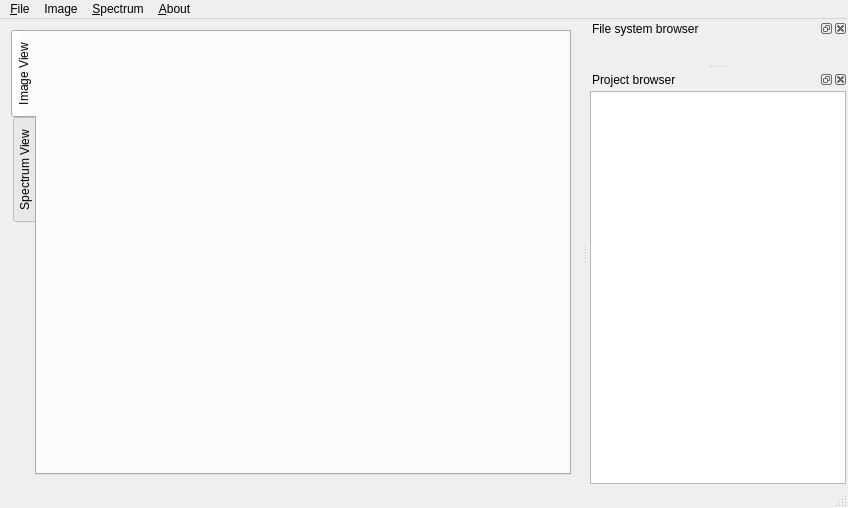
<?xml version="1.0" encoding="UTF-8"?>
<ui version="4.0">
 <class>mainWindow</class>
 <widget class="QMainWindow" name="mainWindow">
  <property name="geometry">
   <rect>
    <x>0</x>
    <y>0</y>
    <width>848</width>
    <height>508</height>
   </rect>
  </property>
  <property name="windowTitle">
   <string>MainWindow</string>
  </property>
  <property name="tabShape">
   <enum>QTabWidget::Rounded</enum>
  </property>
  <widget class="QWidget" name="centerWidget">
   <layout class="QVBoxLayout" name="verticalLayout">
    <item>
     <layout class="QGridLayout" name="mainLayout">
      <property name="horizontalSpacing">
       <number>0</number>
      </property>
      <item row="0" column="0">
       <widget class="QTabWidget" name="tabWidget">
        <property name="tabPosition">
         <enum>QTabWidget::West</enum>
        </property>
        <property name="currentIndex">
         <number>0</number>
        </property>
        <widget class="PlotWindow" name="imageView">
         <property name="sizePolicy">
          <sizepolicy hsizetype="Expanding" vsizetype="Expanding">
           <horstretch>0</horstretch>
           <verstretch>0</verstretch>
          </sizepolicy>
         </property>
         <attribute name="title">
          <string>Image View</string>
         </attribute>
        </widget>
        <widget class="ScanWindow" name="specView">
         <property name="sizePolicy">
          <sizepolicy hsizetype="Expanding" vsizetype="Expanding">
           <horstretch>0</horstretch>
           <verstretch>0</verstretch>
          </sizepolicy>
         </property>
         <attribute name="title">
          <string>Spectrum View</string>
         </attribute>
        </widget>
       </widget>
      </item>
     </layout>
    </item>
   </layout>
  </widget>
  <widget class="QMenuBar" name="menuBar">
   <property name="geometry">
    <rect>
     <x>0</x>
     <y>0</y>
     <width>848</width>
     <height>24</height>
    </rect>
   </property>
   <widget class="QMenu" name="menuFile">
    <property name="title">
     <string>&amp;File</string>
    </property>
    <addaction name="openImagesAction"/>
    <addaction name="saveAnalysisAction"/>
    <addaction name="separator"/>
    <addaction name="exitAction"/>
   </widget>
   <widget class="QMenu" name="menuAbout">
    <property name="title">
     <string>&amp;About</string>
    </property>
    <addaction name="aboutAction"/>
    <addaction name="viewDocsAction"/>
   </widget>
   <widget class="QMenu" name="menuSpectrum">
    <property name="title">
     <string>&amp;Spectrum</string>
    </property>
    <addaction name="showIntensityOverTimeAction"/>
   </widget>
   <widget class="QMenu" name="menuImage">
    <property name="title">
     <string>Image</string>
    </property>
    <addaction name="histogramAction"/>
    <addaction name="filterAction"/>
   </widget>
   <addaction name="menuFile"/>
   <addaction name="menuImage"/>
   <addaction name="menuSpectrum"/>
   <addaction name="menuAbout"/>
  </widget>
  <widget class="QStatusBar" name="statusBar"/>
  <widget class="QDockWidget" name="fileBrowserDock">
   <property name="sizePolicy">
    <sizepolicy hsizetype="Expanding" vsizetype="Expanding">
     <horstretch>0</horstretch>
     <verstretch>0</verstretch>
    </sizepolicy>
   </property>
   <property name="windowTitle">
    <string>File system browser</string>
   </property>
   <attribute name="dockWidgetArea">
    <number>2</number>
   </attribute>
   <widget class="QWidget" name="fileBrowserContents">
    <property name="sizePolicy">
     <sizepolicy hsizetype="Expanding" vsizetype="Expanding">
      <horstretch>0</horstretch>
      <verstretch>0</verstretch>
     </sizepolicy>
    </property>
    <layout class="QHBoxLayout" name="horizontalLayout">
     <property name="margin">
      <number>2</number>
     </property>
     <item>
      <widget class="FileSystemBrowser" name="fileBrowser" native="true">
       <property name="sizePolicy">
        <sizepolicy hsizetype="Expanding" vsizetype="Expanding">
         <horstretch>0</horstretch>
         <verstretch>0</verstretch>
        </sizepolicy>
       </property>
      </widget>
     </item>
    </layout>
   </widget>
  </widget>
  <widget class="QDockWidget" name="projectBrowserDock">
   <property name="windowTitle">
    <string>Project browser</string>
   </property>
   <attribute name="dockWidgetArea">
    <number>2</number>
   </attribute>
   <widget class="QWidget" name="projectBrowserContents">
    <layout class="QHBoxLayout" name="horizontalLayout_2">
     <property name="spacing">
      <number>2</number>
     </property>
     <property name="margin">
      <number>2</number>
     </property>
     <item>
      <widget class="ProjectView" name="projectBrowser"/>
     </item>
    </layout>
   </widget>
  </widget>
  <action name="openImagesAction">
   <property name="text">
    <string>&amp;Open Images</string>
   </property>
   <property name="statusTip">
    <string>Opens raw images</string>
   </property>
   <property name="shortcut">
    <string>Ctrl+O</string>
   </property>
  </action>
  <action name="saveAnalysisAction">
   <property name="text">
    <string>Save Analysis</string>
   </property>
   <property name="statusTip">
    <string>Saving analysis..</string>
   </property>
   <property name="shortcut">
    <string>Ctrl+S</string>
   </property>
  </action>
  <action name="exitAction">
   <property name="text">
    <string>Exit</string>
   </property>
   <property name="toolTip">
    <string>Close the RIXS tool</string>
   </property>
   <property name="shortcutContext">
    <enum>Qt::ApplicationShortcut</enum>
   </property>
  </action>
  <action name="aboutAction">
   <property name="text">
    <string>About RIXS Tool</string>
   </property>
  </action>
  <action name="viewDocsAction">
   <property name="text">
    <string>View Documentation</string>
   </property>
   <property name="shortcut">
    <string>F1</string>
   </property>
  </action>
  <action name="showIntensityOverTimeAction">
   <property name="enabled">
    <bool>false</bool>
   </property>
   <property name="text">
    <string>Show intensity over time</string>
   </property>
  </action>
  <action name="histogramAction">
   <property name="text">
    <string>Show Histogram</string>
   </property>
  </action>
  <action name="filterAction">
   <property name="text">
    <string>&amp;Filter</string>
   </property>
   <property name="toolTip">
    <string>Tool to filter Images</string>
   </property>
   <property name="shortcut">
    <string>Ctrl+M</string>
   </property>
  </action>
 </widget>
 <layoutdefault spacing="6" margin="11"/>
 <customwidgets>
  <customwidget>
   <class>FileSystemBrowser</class>
   <extends>QWidget</extends>
   <header>RixsTool.window</header>
   <container>1</container>
  </customwidget>
  <customwidget>
   <class>ScanWindow</class>
   <extends>QWidget</extends>
   <header>PyMca.widgets.ScanWindow</header>
   <container>1</container>
  </customwidget>
  <customwidget>
   <class>ProjectView</class>
   <extends>QTreeView</extends>
   <header>RixsTool.window</header>
  </customwidget>
  <customwidget>
   <class>PlotWindow</class>
   <extends>QWidget</extends>
   <header>PyMca.widgets.PlotWindow</header>
   <container>1</container>
  </customwidget>
 </customwidgets>
 <resources/>
 <connections/>
</ui>
